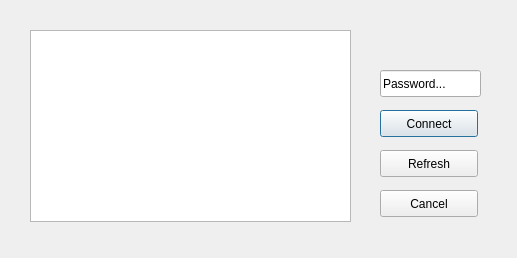
<?xml version="1.0" encoding="UTF-8"?>
<ui version="4.0">
 <class>wifiSetup</class>
 <widget class="QDialog" name="wifiSetup">
  <property name="geometry">
   <rect>
    <x>0</x>
    <y>0</y>
    <width>517</width>
    <height>258</height>
   </rect>
  </property>
  <property name="windowTitle">
   <string>Dialog</string>
  </property>
  <widget class="QPushButton" name="wifiConnect">
   <property name="geometry">
    <rect>
     <x>380</x>
     <y>110</y>
     <width>98</width>
     <height>27</height>
    </rect>
   </property>
   <property name="text">
    <string>Connect</string>
   </property>
  </widget>
  <widget class="QPushButton" name="wifiRefresh">
   <property name="geometry">
    <rect>
     <x>380</x>
     <y>150</y>
     <width>98</width>
     <height>27</height>
    </rect>
   </property>
   <property name="text">
    <string>Refresh</string>
   </property>
  </widget>
  <widget class="QPushButton" name="wifiCancel">
   <property name="geometry">
    <rect>
     <x>380</x>
     <y>190</y>
     <width>98</width>
     <height>27</height>
    </rect>
   </property>
   <property name="text">
    <string>Cancel</string>
   </property>
  </widget>
  <widget class="QLineEdit" name="wifiPassword">
   <property name="geometry">
    <rect>
     <x>380</x>
     <y>70</y>
     <width>101</width>
     <height>27</height>
    </rect>
   </property>
   <property name="text">
    <string>Password...</string>
   </property>
  </widget>
  <widget class="QListWidget" name="wifiList">
   <property name="geometry">
    <rect>
     <x>30</x>
     <y>30</y>
     <width>321</width>
     <height>192</height>
    </rect>
   </property>
  </widget>
 </widget>
 <tabstops>
  <tabstop>wifiList</tabstop>
  <tabstop>wifiPassword</tabstop>
  <tabstop>wifiConnect</tabstop>
  <tabstop>wifiRefresh</tabstop>
  <tabstop>wifiCancel</tabstop>
 </tabstops>
 <resources/>
 <connections/>
</ui>
